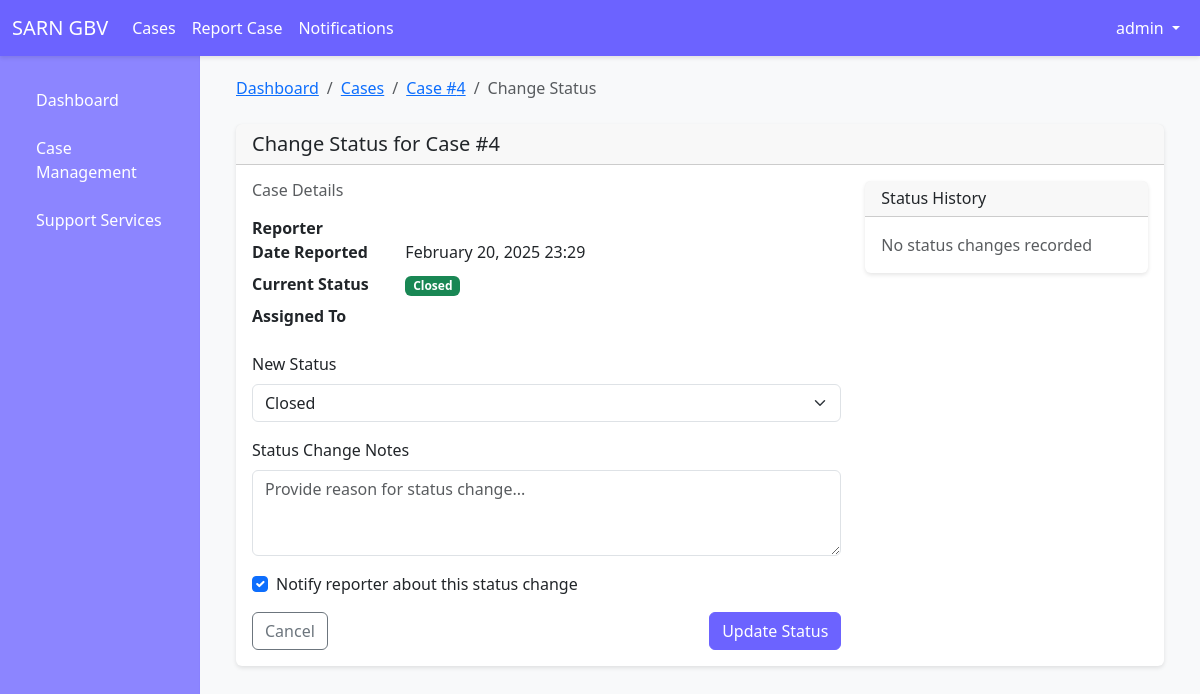
/change_status/4/ (signed in), run on the app's committed database.
### users/models.py (models this page shows)
class User(AbstractUser):
    ROLE_CHOICES = [
        ('survivor', 'Survivor'),
        ('provider', 'Service Provider'),
        ('law_enforcement', 'Law Enforcement'),
    ]
    role = models.CharField(max_length=20, choices=ROLE_CHOICES, default='survivor')
    phone = models.CharField(max_length=15, blank=True, null=True)
    address = models.TextField(blank=True, null=True)
    groups = models.ManyToManyField(Group, related_name="custom_user_groups", blank=True)
    user_permissions = models.ManyToManyField(Permission, related_name="custom_user_permissions", blank=True)

### cases/models.py (models this page shows, shortened)
class Case(models.Model):
    STATUS_CHOICES = [
        ('pending', 'Pending'),
        ('under_investigation', 'Under Investigation'),
        ('closed', 'Closed'),
    ]
    reporter = models.ForeignKey(User, on_delete=models.CASCADE, related_name="reported_cases")  # The person who reported the case
    assigned_provider = models.ForeignKey(User, on_delete=models.SET_NULL, null=True, blank=True, related_name="assigned_cases")
    description = models.TextField()
    status = models.CharField(max_length=20, choices=STATUS_CHOICES, default='pending')
    date_reported = models.DateTimeField(auto_now_add=True)
    evidence_file = models.FileField(upload_to='case_evidence/', blank=True, null=True)

### cases/views.py (the view, shortened to what this page needs)
# urls.py: path('change_status/<int:pk>/', login_required(ChangeCaseStatusView.as_view()), name='change_status'),
class ChangeCaseStatusView(LoginRequiredMixin, UpdateView):
    model = Case
    form_class = StatusChangeForm
    template_name = 'cases/update_case_status.html'
    def get_context_data(self, **kwargs):
        context = super().get_context_data(**kwargs)
        context['case'] = self.get_object()
        context['status_choices'] = Case.STATUS_CHOICES
        return context
    '''def get_status_history(self):
        return StatusChange.objects.filter(
            case=self.get_object()
        ).order_by('-date')'''

### cases/forms.py
class StatusChangeForm(forms.ModelForm):
    status_notes = forms.CharField(widget=forms.Textarea)
    notify_reporter = forms.BooleanField(required=False, initial=True)
    class Meta:
        model = Case
        fields = ['status']

### cases/templates/cases/update_case_status.html (shortened to what this page needs)
{% extends 'base.html' %}
{% block content %}
<div class="container-fluid">
    <nav aria-label="breadcrumb" class="mb-4">
        <ol class="breadcrumb">
            <li class="breadcrumb-item"><a href="{% url 'dashboard' %}">Dashboard</a></li>
            <li class="breadcrumb-item"><a href="{% url 'case_list' %}">Cases</a></li>
            <li class="breadcrumb-item"><a href="{% url 'case_detail' case.id %}">Case #{{ case.id }}</a></li>
            <li class="breadcrumb-item active">Change Status</li>
        </ol>
    </nav>
    <div class="card">
        <div class="card-header">
            <h5 class="mb-0">Change Status for Case #{{ case.id }}</h5>
        </div>
        <div class="card-body">
            <div class="row">
                <div class="col-md-8">
                    <div class="mb-4">
                        <h6 class="text-muted mb-3">Case Details</h6>
                        <dl class="row">
                            <dt class="col-sm-3">Reporter</dt>
                            <dd class="col-sm-9">{{ case.reporter.get_full_name }}</dd>
                            <dt class="col-sm-3">Date Reported</dt>
                            <dd class="col-sm-9">{{ case.date_reported|date:"F d, Y H:i" }}</dd>
                            <dt class="col-sm-3">Current Status</dt>
                            <dd class="col-sm-9">
                                <span class="badge {% if case.status == 'pending' %}bg-warning{% elif case.status == 'under_investigation' %}bg-info{% else %}bg-success{% endif %}">
                                    {{ case.get_status_display }}
                                </span>
                            </dd>
                            <dt class="col-sm-3">Assigned To</dt>
                            <dd class="col-sm-9">
                            </dd>
                        </dl>
                    </div>
                    <form method="post" class="needs-validation" novalidate>
                        <div class="mb-3">
                            <label for="status" class="form-label">New Status</label>
                            <select name="status" id="status" class="form-select" required>
                                {% for status_value, status_label in status_choices %}
                                <option value="{{ status_value }}" {% if status_value == case.status %}selected{% endif %}>
                                    {{ status_label }}
                                </option>
                                {% endfor %}
                            </select>
                        </div>
                        <div class="mb-3">
                            <label for="status_notes" class="form-label">Status Change Notes</label>
                            <textarea name="status_notes" id="status_notes" class="form-control" rows="3" required
                                    placeholder="Provide reason for status change..."></textarea>
                        </div>
                        <div class="mb-3">
                            <div class="form-check">
                                <input class="form-check-input" type="checkbox" name="notify_reporter" id="notify_reporter" checked>
                                <label class="form-check-label" for="notify_reporter">
                                    Notify reporter about this status change
                                </label>
                            </div>
                        </div>
                        <div class="d-flex justify-content-between">
                            <a href="{% url 'case_detail' case.id %}" class="btn btn-outline-secondary">Cancel</a>
                            <button type="submit" class="btn btn-primary">Update Status</button>
                        </div>
                    </form>
                </div>
                <div class="col-md-4">
                    <div class="card">
                        <div class="card-header">
                            <h6 class="mb-0">Status History</h6>
                        </div>
                        <div class="card-body">
                            <div class="timeline">
                                {% for status_change in status_history %}
                                <div class="timeline-item mb-3">
                                    <div class="d-flex justify-content-between">
                                        <span class="badge {% if status_change.status == 'pending' %}bg-warning{% elif status_change.status == 'under_investigation' %}bg-info{% else %}bg-success{% endif %}">
                                            {{ status_change.get_status_display }}
                                        </span>
                                        <small class="text-muted">{{ status_change.date|date:"M d, Y" }}</small>
                                    </div>
                                    <p class="mb-0 mt-1">{{ status_change.notes }}</p>
                                </div>
                                {% empty %}
                                <p class="text-muted mb-0">No status changes recorded</p>
                                {% endfor %}
                            </div>
                        </div>
                    </div>
                </div>
            </div>
        </div>
    </div>
</div>
{% endblock %}

### templates/base.html (shortened to what this page needs)
<!DOCTYPE html>
<html lang="en">
<head>
    <link href="https://cdn.jsdelivr.net/npm/bootstrap@5.3.0/dist/css/bootstrap.min.css" rel="stylesheet">
</head>
<body>
    <nav class="navbar navbar-expand-lg">
        <div class="container-fluid">
            <a class="navbar-brand" href="{% url 'dashboard' %}">SARN GBV</a>
            <div class="collapse navbar-collapse" id="navbarNav">
                <ul class="navbar-nav me-auto">
                    {% if user.is_authenticated %}
                        {% if user.role in "provider law_enforcement" %}
                        <li class="nav-item">
                            <a class="nav-link" href="{% url 'case_list' %}">Cases</a>
                        </li>
                        {% endif %}
                        <li class="nav-item">
                            <a class="nav-link" href="{% url 'report_case' %}">Report Case</a>
                        </li>
                        <li class="nav-item">
                            <a class="nav-link" href="{% url 'notifications_list' %}">
                                Notifications
                            </a>
                        </li>
                    {% endif %}
                </ul>
                <ul class="navbar-nav">
                    {% if user.is_authenticated %}
                        <li class="nav-item dropdown">
                            <a class="nav-link dropdown-toggle" href="#" id="userDropdown" role="button" data-bs-toggle="dropdown">
                                {{ user.username }}
                            </a>
                        </li>
                    {% else %}
                        <li class="nav-item">
                            <a class="nav-link" href="{% url 'login' %}">Login</a>
                        </li>
                    {% endif %}
                </ul>
            </div>
        </div>
    </nav>
    <div class="container-fluid">
        <div class="row">
            {% if user.is_authenticated %}
            <div class="col-md-3 col-lg-2 d-md-block sidebar collapse">
                <div class="position-sticky">
                    <ul class="nav flex-column">
                        <li class="nav-item">
                            <a class="nav-link" href="{% url 'dashboard' %}">
                                Dashboard
                            </a>
                        </li>
                        {% if user.role in "provider law_enforcement" %}
                        <li class="nav-item">
                            <a class="nav-link" href="{% url 'case_list' %}">
                                Case Management
                            </a>
                        </li>
                        {% endif %}
                        <li class="nav-item">
                            <a class="nav-link" href="#">
                                Support Services
                            </a>
                        </li>
                    </ul>
                </div>
            </div>
            <main class="col-md-9 ms-sm-auto col-lg-10 px-md-4 main-content">
            {% else %}
            <main class="col-12 px-4 main-content">
            {% endif %}
                {% block content %}
                {% endblock %}
            </main>
        </div>
    </div>
</body>
</html>

### templates/base.html (style rules this page uses)
:root { --primary-color: #6c63ff; --primary-light: #8c85ff; --primary-dark: #5a52cc; --primary-fade: rgba(108, 99, 255, 0.1); }
.navbar { background-color: var(--primary-color); box-shadow: 0 2px 4px rgba(0, 0, 0, 0.1); }
.navbar-brand, .nav-link { color: white !important; }
.sidebar { background-color: var(--primary-light); border-right: 1px solid var(--primary-fade); height: calc(100vh - 56px); padding: 20px; }
.sidebar .nav-link { color: #333; padding: 8px 16px; margin: 4px 0; border-radius: 4px; }
.main-content { padding: 20px; background-color: #f8f9fa; min-height: calc(100vh - 56px); }
.btn-primary { background-color: var(--primary-color); border-color: var(--primary-color); }
.card { border: none; box-shadow: 0 2px 4px rgba(0, 0, 0, 0.1); transition: transform 0.2s; }

### data on the page
User: username "admin"
Case: id "4", date_reported "February 20, 2025 23:29", status "Closed"
